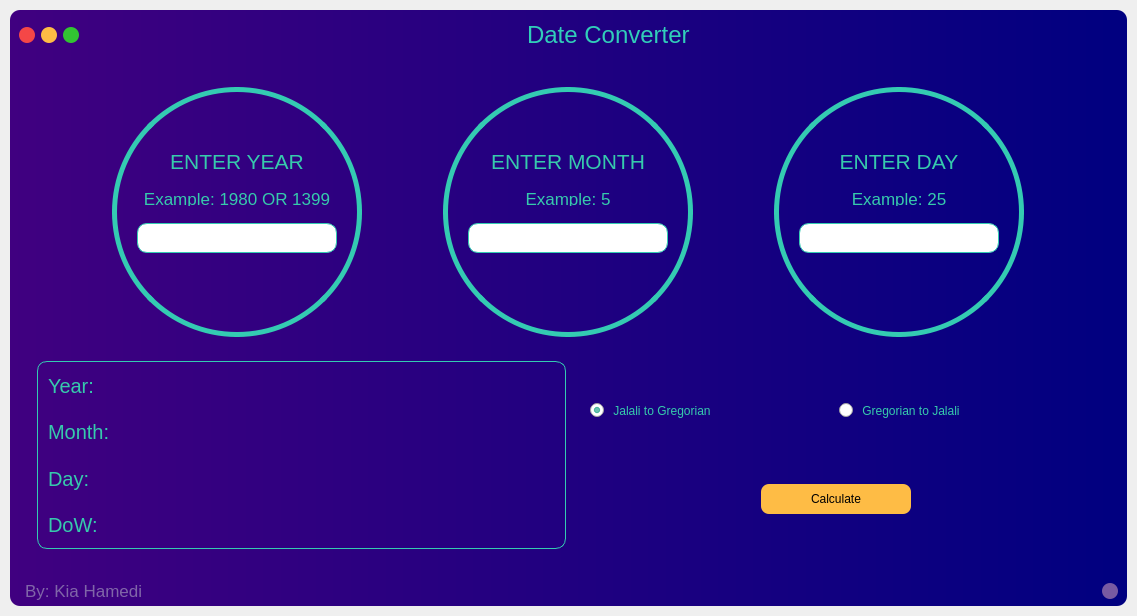
<?xml version="1.0" encoding="UTF-8"?>
<ui version="4.0">
 <class>MainWindow</class>
 <widget class="QMainWindow" name="MainWindow">
  <property name="enabled">
   <bool>true</bool>
  </property>
  <property name="geometry">
   <rect>
    <x>0</x>
    <y>0</y>
    <width>921</width>
    <height>616</height>
   </rect>
  </property>
  <property name="windowTitle">
   <string>MainWindow</string>
  </property>
  <widget class="QWidget" name="centralwidget">
   <layout class="QVBoxLayout" name="MainLayout">
    <property name="spacing">
     <number>0</number>
    </property>
    <property name="leftMargin">
     <number>10</number>
    </property>
    <property name="topMargin">
     <number>10</number>
    </property>
    <property name="rightMargin">
     <number>10</number>
    </property>
    <property name="bottomMargin">
     <number>10</number>
    </property>
    <item>
     <widget class="QFrame" name="MainFrame">
      <property name="styleSheet">
       <string notr="true">background-color: qlineargradient(spread:pad, x1:0, y1:0, x2:1, y2:0, stop:0 rgba(64, 0, 128, 255), stop:1 rgba(0, 0, 128, 255));
border-radius: 10px;</string>
      </property>
      <property name="frameShape">
       <enum>QFrame::NoFrame</enum>
      </property>
      <property name="frameShadow">
       <enum>QFrame::Raised</enum>
      </property>
      <layout class="QVBoxLayout" name="verticalLayout">
       <property name="spacing">
        <number>0</number>
       </property>
       <property name="leftMargin">
        <number>0</number>
       </property>
       <property name="topMargin">
        <number>0</number>
       </property>
       <property name="rightMargin">
        <number>0</number>
       </property>
       <property name="bottomMargin">
        <number>0</number>
       </property>
       <item>
        <widget class="QFrame" name="title_bar">
         <property name="maximumSize">
          <size>
           <width>16777215</width>
           <height>50</height>
          </size>
         </property>
         <property name="styleSheet">
          <string notr="true">background-color: none;</string>
         </property>
         <property name="frameShape">
          <enum>QFrame::NoFrame</enum>
         </property>
         <property name="frameShadow">
          <enum>QFrame::Raised</enum>
         </property>
         <layout class="QHBoxLayout" name="horizontalLayout">
          <property name="spacing">
           <number>0</number>
          </property>
          <property name="leftMargin">
           <number>0</number>
          </property>
          <property name="topMargin">
           <number>0</number>
          </property>
          <property name="rightMargin">
           <number>0</number>
          </property>
          <property name="bottomMargin">
           <number>0</number>
          </property>
          <item>
           <widget class="QFrame" name="frame_btns">
            <property name="maximumSize">
             <size>
              <width>80</width>
              <height>16777215</height>
             </size>
            </property>
            <property name="frameShape">
             <enum>QFrame::StyledPanel</enum>
            </property>
            <property name="frameShadow">
             <enum>QFrame::Raised</enum>
            </property>
            <layout class="QHBoxLayout" name="horizontalLayout_4">
             <item>
              <widget class="QPushButton" name="btn_close">
               <property name="minimumSize">
                <size>
                 <width>16</width>
                 <height>16</height>
                </size>
               </property>
               <property name="maximumSize">
                <size>
                 <width>16</width>
                 <height>16</height>
                </size>
               </property>
               <property name="styleSheet">
                <string notr="true">QPushButton {
	border: none;
	border-radius: 8px;
	background-color: rgb(245, 71, 71);
}
QPushButton:hover {
	background-color: rgb(245, 71, 71, 150);
}</string>
               </property>
               <property name="text">
                <string/>
               </property>
              </widget>
             </item>
             <item>
              <widget class="QPushButton" name="btn_minimize">
               <property name="minimumSize">
                <size>
                 <width>16</width>
                 <height>16</height>
                </size>
               </property>
               <property name="maximumSize">
                <size>
                 <width>16</width>
                 <height>16</height>
                </size>
               </property>
               <property name="styleSheet">
                <string notr="true">QPushButton {
	border: none;
	border-radius: 8px;
	background-color: rgb(254, 188, 69);
}
QPushButton:hover {
	background-color: rgb(254, 188, 69, 150);
}</string>
               </property>
               <property name="text">
                <string/>
               </property>
              </widget>
             </item>
             <item>
              <widget class="QPushButton" name="btn_maximize">
               <property name="minimumSize">
                <size>
                 <width>16</width>
                 <height>16</height>
                </size>
               </property>
               <property name="maximumSize">
                <size>
                 <width>16</width>
                 <height>16</height>
                </size>
               </property>
               <property name="styleSheet">
                <string notr="true">QPushButton {
	border: none;
	border-radius: 8px;
	background-color: rgb(50, 196, 50);
}
QPushButton:hover {
	background-color: rgb(50, 196, 50, 150);
}</string>
               </property>
               <property name="text">
                <string/>
               </property>
              </widget>
             </item>
            </layout>
           </widget>
          </item>
          <item alignment="Qt::AlignHCenter">
           <widget class="QFrame" name="frame_title">
            <property name="minimumSize">
             <size>
              <width>0</width>
              <height>50</height>
             </size>
            </property>
            <property name="font">
             <font>
              <pointsize>14</pointsize>
             </font>
            </property>
            <property name="frameShape">
             <enum>QFrame::StyledPanel</enum>
            </property>
            <property name="frameShadow">
             <enum>QFrame::Raised</enum>
            </property>
            <layout class="QVBoxLayout" name="verticalLayout_2">
             <property name="spacing">
              <number>0</number>
             </property>
             <property name="leftMargin">
              <number>0</number>
             </property>
             <property name="topMargin">
              <number>0</number>
             </property>
             <property name="rightMargin">
              <number>0</number>
             </property>
             <property name="bottomMargin">
              <number>0</number>
             </property>
             <item>
              <widget class="QLabel" name="label_title">
               <property name="font">
                <font>
                 <pointsize>18</pointsize>
                </font>
               </property>
               <property name="styleSheet">
                <string notr="true">color: rgb(49, 206, 185);</string>
               </property>
               <property name="text">
                <string>Date Converter</string>
               </property>
              </widget>
             </item>
            </layout>
           </widget>
          </item>
         </layout>
        </widget>
       </item>
       <item>
        <widget class="QFrame" name="content_bar">
         <property name="styleSheet">
          <string notr="true">background-color: none;</string>
         </property>
         <property name="frameShape">
          <enum>QFrame::StyledPanel</enum>
         </property>
         <property name="frameShadow">
          <enum>QFrame::Raised</enum>
         </property>
         <layout class="QVBoxLayout" name="verticalLayout_3">
          <item>
           <widget class="QStackedWidget" name="stackedWidget">
            <property name="styleSheet">
             <string notr="true">background-color: none;</string>
            </property>
            <property name="currentIndex">
             <number>0</number>
            </property>
            <widget class="QWidget" name="page_home">
             <layout class="QVBoxLayout" name="verticalLayout_4">
              <property name="spacing">
               <number>0</number>
              </property>
              <property name="leftMargin">
               <number>0</number>
              </property>
              <property name="topMargin">
               <number>0</number>
              </property>
              <property name="rightMargin">
               <number>0</number>
              </property>
              <property name="bottomMargin">
               <number>0</number>
              </property>
              <item>
               <widget class="QFrame" name="frame_content_home">
                <property name="frameShape">
                 <enum>QFrame::StyledPanel</enum>
                </property>
                <property name="frameShadow">
                 <enum>QFrame::Raised</enum>
                </property>
                <layout class="QVBoxLayout" name="verticalLayout_8">
                 <item>
                  <widget class="QFrame" name="frame_inputs">
                   <property name="frameShape">
                    <enum>QFrame::StyledPanel</enum>
                   </property>
                   <property name="frameShadow">
                    <enum>QFrame::Raised</enum>
                   </property>
                   <layout class="QHBoxLayout" name="horizontalLayout_5">
                    <item>
                     <widget class="QFrame" name="frame_circle_1">
                      <property name="minimumSize">
                       <size>
                        <width>250</width>
                        <height>250</height>
                       </size>
                      </property>
                      <property name="maximumSize">
                       <size>
                        <width>250</width>
                        <height>250</height>
                       </size>
                      </property>
                      <property name="styleSheet">
                       <string notr="true">QFrame {
	border: 5px solid rgb(52, 203, 178);
	border-radius: 125px;
}
QFrame:hover {
	border: 5px solid rgb(66, 91, 107);
}</string>
                      </property>
                      <property name="frameShape">
                       <enum>QFrame::StyledPanel</enum>
                      </property>
                      <property name="frameShadow">
                       <enum>QFrame::Raised</enum>
                      </property>
                      <layout class="QVBoxLayout" name="verticalLayout_5">
                       <property name="spacing">
                        <number>10</number>
                       </property>
                       <property name="leftMargin">
                        <number>20</number>
                       </property>
                       <property name="topMargin">
                        <number>50</number>
                       </property>
                       <property name="rightMargin">
                        <number>20</number>
                       </property>
                       <property name="bottomMargin">
                        <number>70</number>
                       </property>
                       <item>
                        <widget class="QLabel" name="label">
                         <property name="maximumSize">
                          <size>
                           <width>16777215</width>
                           <height>25</height>
                          </size>
                         </property>
                         <property name="font">
                          <font>
                           <pointsize>16</pointsize>
                          </font>
                         </property>
                         <property name="styleSheet">
                          <string notr="true">border: none;
color: rgb(54, 202, 172);</string>
                         </property>
                         <property name="text">
                          <string>ENTER YEAR</string>
                         </property>
                         <property name="alignment">
                          <set>Qt::AlignCenter</set>
                         </property>
                        </widget>
                       </item>
                       <item>
                        <widget class="QLabel" name="label_2">
                         <property name="maximumSize">
                          <size>
                           <width>16777215</width>
                           <height>15</height>
                          </size>
                         </property>
                         <property name="font">
                          <font>
                           <pointsize>13</pointsize>
                          </font>
                         </property>
                         <property name="styleSheet">
                          <string notr="true">border: none;
color: rgb(54, 202, 172);</string>
                         </property>
                         <property name="text">
                          <string>Example: 1980 OR 1399</string>
                         </property>
                         <property name="alignment">
                          <set>Qt::AlignCenter</set>
                         </property>
                        </widget>
                       </item>
                       <item>
                        <widget class="QLineEdit" name="edt_year">
                         <property name="maximumSize">
                          <size>
                           <width>16777215</width>
                           <height>30</height>
                          </size>
                         </property>
                         <property name="styleSheet">
                          <string notr="true">QLineEdit {
	border: 1px solid rgb(52, 203, 178);
}
QLineEdit:hover {
	border: 1px solid rgb(66, 91, 107);
}</string>
                         </property>
                         <property name="inputMask">
                          <string/>
                         </property>
                         <property name="alignment">
                          <set>Qt::AlignCenter</set>
                         </property>
                        </widget>
                       </item>
                      </layout>
                     </widget>
                    </item>
                    <item>
                     <widget class="QFrame" name="frame_circle_2">
                      <property name="minimumSize">
                       <size>
                        <width>250</width>
                        <height>250</height>
                       </size>
                      </property>
                      <property name="maximumSize">
                       <size>
                        <width>250</width>
                        <height>250</height>
                       </size>
                      </property>
                      <property name="styleSheet">
                       <string notr="true">QFrame {
	border: 5px solid rgb(52, 203, 178);
	border-radius: 125px;
}
QFrame:hover {
	border: 5px solid rgb(66, 91, 107);
}</string>
                      </property>
                      <property name="frameShape">
                       <enum>QFrame::StyledPanel</enum>
                      </property>
                      <property name="frameShadow">
                       <enum>QFrame::Raised</enum>
                      </property>
                      <layout class="QVBoxLayout" name="verticalLayout_6">
                       <property name="spacing">
                        <number>10</number>
                       </property>
                       <property name="leftMargin">
                        <number>20</number>
                       </property>
                       <property name="topMargin">
                        <number>50</number>
                       </property>
                       <property name="rightMargin">
                        <number>20</number>
                       </property>
                       <property name="bottomMargin">
                        <number>70</number>
                       </property>
                       <item>
                        <widget class="QLabel" name="label_3">
                         <property name="maximumSize">
                          <size>
                           <width>16777215</width>
                           <height>25</height>
                          </size>
                         </property>
                         <property name="font">
                          <font>
                           <pointsize>16</pointsize>
                          </font>
                         </property>
                         <property name="styleSheet">
                          <string notr="true">border: none;
color: rgb(54, 202, 172);</string>
                         </property>
                         <property name="text">
                          <string>ENTER MONTH</string>
                         </property>
                         <property name="alignment">
                          <set>Qt::AlignCenter</set>
                         </property>
                        </widget>
                       </item>
                       <item>
                        <widget class="QLabel" name="label_4">
                         <property name="maximumSize">
                          <size>
                           <width>16777215</width>
                           <height>15</height>
                          </size>
                         </property>
                         <property name="font">
                          <font>
                           <pointsize>13</pointsize>
                          </font>
                         </property>
                         <property name="styleSheet">
                          <string notr="true">border: none;
color: rgb(54, 202, 172);</string>
                         </property>
                         <property name="text">
                          <string>Example: 5</string>
                         </property>
                         <property name="alignment">
                          <set>Qt::AlignCenter</set>
                         </property>
                        </widget>
                       </item>
                       <item>
                        <widget class="QLineEdit" name="edt_month">
                         <property name="maximumSize">
                          <size>
                           <width>16777215</width>
                           <height>30</height>
                          </size>
                         </property>
                         <property name="styleSheet">
                          <string notr="true">QLineEdit {
	border: 1px solid rgb(52, 203, 178);
}
QLineEdit:hover {
	border: 1px solid rgb(66, 91, 107);
}</string>
                         </property>
                         <property name="inputMask">
                          <string/>
                         </property>
                         <property name="alignment">
                          <set>Qt::AlignCenter</set>
                         </property>
                        </widget>
                       </item>
                      </layout>
                     </widget>
                    </item>
                    <item>
                     <widget class="QFrame" name="frame_circle_3">
                      <property name="minimumSize">
                       <size>
                        <width>250</width>
                        <height>250</height>
                       </size>
                      </property>
                      <property name="maximumSize">
                       <size>
                        <width>250</width>
                        <height>250</height>
                       </size>
                      </property>
                      <property name="styleSheet">
                       <string notr="true">QFrame {
	border: 5px solid rgb(52, 203, 178);
	border-radius: 125px;
}
QFrame:hover {
	border: 5px solid rgb(66, 91, 107);
}</string>
                      </property>
                      <property name="frameShape">
                       <enum>QFrame::StyledPanel</enum>
                      </property>
                      <property name="frameShadow">
                       <enum>QFrame::Raised</enum>
                      </property>
                      <layout class="QVBoxLayout" name="verticalLayout_7">
                       <property name="spacing">
                        <number>10</number>
                       </property>
                       <property name="leftMargin">
                        <number>20</number>
                       </property>
                       <property name="topMargin">
                        <number>50</number>
                       </property>
                       <property name="rightMargin">
                        <number>20</number>
                       </property>
                       <property name="bottomMargin">
                        <number>70</number>
                       </property>
                       <item>
                        <widget class="QLabel" name="label_5">
                         <property name="maximumSize">
                          <size>
                           <width>16777215</width>
                           <height>25</height>
                          </size>
                         </property>
                         <property name="font">
                          <font>
                           <pointsize>16</pointsize>
                          </font>
                         </property>
                         <property name="styleSheet">
                          <string notr="true">border: none;
color: rgb(54, 202, 172);</string>
                         </property>
                         <property name="text">
                          <string>ENTER DAY</string>
                         </property>
                         <property name="alignment">
                          <set>Qt::AlignCenter</set>
                         </property>
                        </widget>
                       </item>
                       <item>
                        <widget class="QLabel" name="label_6">
                         <property name="maximumSize">
                          <size>
                           <width>16777215</width>
                           <height>15</height>
                          </size>
                         </property>
                         <property name="font">
                          <font>
                           <pointsize>13</pointsize>
                          </font>
                         </property>
                         <property name="styleSheet">
                          <string notr="true">border: none;
color: rgb(54, 202, 172);</string>
                         </property>
                         <property name="text">
                          <string>Example: 25</string>
                         </property>
                         <property name="alignment">
                          <set>Qt::AlignCenter</set>
                         </property>
                        </widget>
                       </item>
                       <item>
                        <widget class="QLineEdit" name="edt_day">
                         <property name="maximumSize">
                          <size>
                           <width>16777215</width>
                           <height>30</height>
                          </size>
                         </property>
                         <property name="styleSheet">
                          <string notr="true">QLineEdit {
	border: 1px solid rgb(52, 203, 178);
}
QLineEdit:hover {
	border: 1px solid rgb(66, 91, 107);
}</string>
                         </property>
                         <property name="inputMask">
                          <string/>
                         </property>
                         <property name="alignment">
                          <set>Qt::AlignCenter</set>
                         </property>
                        </widget>
                       </item>
                      </layout>
                     </widget>
                    </item>
                   </layout>
                  </widget>
                 </item>
                 <item>
                  <widget class="QFrame" name="frame_output">
                   <property name="styleSheet">
                    <string notr="true"/>
                   </property>
                   <property name="frameShape">
                    <enum>QFrame::StyledPanel</enum>
                   </property>
                   <property name="frameShadow">
                    <enum>QFrame::Raised</enum>
                   </property>
                   <layout class="QHBoxLayout" name="horizontalLayout_6">
                    <item>
                     <widget class="QFrame" name="frame_details">
                      <property name="styleSheet">
                       <string notr="true">QFrame {
	border: 0.5px solid rgb(52, 203, 178);
}</string>
                      </property>
                      <property name="frameShape">
                       <enum>QFrame::NoFrame</enum>
                      </property>
                      <property name="frameShadow">
                       <enum>QFrame::Raised</enum>
                      </property>
                      <layout class="QVBoxLayout" name="verticalLayout_9">
                       <property name="spacing">
                        <number>0</number>
                       </property>
                       <property name="leftMargin">
                        <number>10</number>
                       </property>
                       <property name="topMargin">
                        <number>0</number>
                       </property>
                       <property name="rightMargin">
                        <number>0</number>
                       </property>
                       <property name="bottomMargin">
                        <number>0</number>
                       </property>
                       <item>
                        <widget class="QLabel" name="label_year">
                         <property name="maximumSize">
                          <size>
                           <width>16777215</width>
                           <height>16777215</height>
                          </size>
                         </property>
                         <property name="font">
                          <font>
                           <pointsize>15</pointsize>
                          </font>
                         </property>
                         <property name="styleSheet">
                          <string notr="true">border: none;
color: rgb(54, 202, 172);</string>
                         </property>
                         <property name="text">
                          <string>Year:</string>
                         </property>
                         <property name="alignment">
                          <set>Qt::AlignLeading|Qt::AlignLeft|Qt::AlignVCenter</set>
                         </property>
                         <property name="margin">
                          <number>10</number>
                         </property>
                        </widget>
                       </item>
                       <item>
                        <widget class="QLabel" name="label_month">
                         <property name="font">
                          <font>
                           <pointsize>15</pointsize>
                          </font>
                         </property>
                         <property name="styleSheet">
                          <string notr="true">border: none;
color: rgb(54, 202, 172);</string>
                         </property>
                         <property name="text">
                          <string>Month:</string>
                         </property>
                         <property name="margin">
                          <number>10</number>
                         </property>
                        </widget>
                       </item>
                       <item>
                        <widget class="QLabel" name="label_day">
                         <property name="font">
                          <font>
                           <pointsize>15</pointsize>
                          </font>
                         </property>
                         <property name="styleSheet">
                          <string notr="true">border: none;
color: rgb(54, 202, 172);</string>
                         </property>
                         <property name="text">
                          <string>Day:</string>
                         </property>
                         <property name="margin">
                          <number>10</number>
                         </property>
                        </widget>
                       </item>
                       <item>
                        <widget class="QLabel" name="label_dow">
                         <property name="font">
                          <font>
                           <pointsize>15</pointsize>
                          </font>
                         </property>
                         <property name="styleSheet">
                          <string notr="true">border: none;
color: rgb(54, 202, 172);</string>
                         </property>
                         <property name="text">
                          <string>DoW:</string>
                         </property>
                         <property name="margin">
                          <number>10</number>
                         </property>
                        </widget>
                       </item>
                      </layout>
                     </widget>
                    </item>
                    <item>
                     <widget class="QFrame" name="frame_works">
                      <property name="styleSheet">
                       <string notr="true"/>
                      </property>
                      <property name="frameShape">
                       <enum>QFrame::StyledPanel</enum>
                      </property>
                      <property name="frameShadow">
                       <enum>QFrame::Raised</enum>
                      </property>
                      <layout class="QVBoxLayout" name="verticalLayout_10">
                       <item>
                        <widget class="QFrame" name="frame">
                         <property name="styleSheet">
                          <string notr="true"/>
                         </property>
                         <property name="frameShape">
                          <enum>QFrame::StyledPanel</enum>
                         </property>
                         <property name="frameShadow">
                          <enum>QFrame::Raised</enum>
                         </property>
                         <layout class="QHBoxLayout" name="horizontalLayout_7">
                          <item>
                           <widget class="QRadioButton" name="radioButton_jtg">
                            <property name="styleSheet">
                             <string notr="true">border: none;
color: rgb(54, 202, 172);</string>
                            </property>
                            <property name="text">
                             <string> Jalali to Gregorian</string>
                            </property>
                            <property name="checked">
                             <bool>true</bool>
                            </property>
                           </widget>
                          </item>
                          <item>
                           <widget class="QRadioButton" name="radioButton_gtj">
                            <property name="styleSheet">
                             <string notr="true">border: none;
color: rgb(54, 202, 172);</string>
                            </property>
                            <property name="text">
                             <string> Gregorian to Jalali</string>
                            </property>
                           </widget>
                          </item>
                         </layout>
                        </widget>
                       </item>
                       <item>
                        <widget class="QFrame" name="frame_2">
                         <property name="styleSheet">
                          <string notr="true"/>
                         </property>
                         <property name="frameShape">
                          <enum>QFrame::StyledPanel</enum>
                         </property>
                         <property name="frameShadow">
                          <enum>QFrame::Raised</enum>
                         </property>
                         <layout class="QHBoxLayout" name="horizontalLayout_8">
                          <property name="spacing">
                           <number>0</number>
                          </property>
                          <property name="leftMargin">
                           <number>25</number>
                          </property>
                          <property name="topMargin">
                           <number>0</number>
                          </property>
                          <property name="rightMargin">
                           <number>25</number>
                          </property>
                          <property name="bottomMargin">
                           <number>0</number>
                          </property>
                          <item>
                           <widget class="QPushButton" name="btn_clc">
                            <property name="maximumSize">
                             <size>
                              <width>150</width>
                              <height>30</height>
                             </size>
                            </property>
                            <property name="styleSheet">
                             <string notr="true">QPushButton {
	border: none;
	border-radius: 8px;
	background-color: rgb(254, 188, 69);
}
QPushButton:hover {
	background-color: rgb(254, 188, 69, 150);
}</string>
                            </property>
                            <property name="text">
                             <string>Calculate</string>
                            </property>
                           </widget>
                          </item>
                         </layout>
                        </widget>
                       </item>
                      </layout>
                     </widget>
                    </item>
                   </layout>
                  </widget>
                 </item>
                </layout>
               </widget>
              </item>
             </layout>
            </widget>
            <widget class="QWidget" name="page_credits">
             <layout class="QVBoxLayout" name="verticalLayout_12">
              <item>
               <widget class="QFrame" name="frame_content_credits">
                <property name="frameShape">
                 <enum>QFrame::NoFrame</enum>
                </property>
                <property name="frameShadow">
                 <enum>QFrame::Raised</enum>
                </property>
                <layout class="QVBoxLayout" name="verticalLayout_11">
                 <item alignment="Qt::AlignHCenter">
                  <widget class="QFrame" name="frame_3">
                   <property name="minimumSize">
                    <size>
                     <width>600</width>
                     <height>0</height>
                    </size>
                   </property>
                   <property name="frameShape">
                    <enum>QFrame::StyledPanel</enum>
                   </property>
                   <property name="frameShadow">
                    <enum>QFrame::Raised</enum>
                   </property>
                   <layout class="QVBoxLayout" name="verticalLayout_13">
                    <item>
                     <widget class="QLabel" name="label_7">
                      <property name="maximumSize">
                       <size>
                        <width>600</width>
                        <height>50</height>
                       </size>
                      </property>
                      <property name="font">
                       <font>
                        <pointsize>16</pointsize>
                       </font>
                      </property>
                      <property name="styleSheet">
                       <string notr="true">color: rgb(212, 212, 212);
background-color: rgb(0, 0, 100);
border-radius: 20px;</string>
                      </property>
                      <property name="text">
                       <string>&quot;If you control the code, you control the world.&quot;</string>
                      </property>
                      <property name="alignment">
                       <set>Qt::AlignCenter</set>
                      </property>
                     </widget>
                    </item>
                   </layout>
                  </widget>
                 </item>
                 <item>
                  <widget class="QLabel" name="label_8">
                   <property name="font">
                    <font>
                     <pointsize>16</pointsize>
                    </font>
                   </property>
                   <property name="styleSheet">
                    <string notr="true">color: rgb(49, 206, 185);</string>
                   </property>
                   <property name="text">
                    <string>Iranian Calendar (Jalali Calendar)
The Iranian calendar (also known as Persian calendar or the Jalaali Calendar) is a solar calendar currently used
in Iran and Afghanistan. It is observation-based, rather than rule-based, beginning each year on the vernal equinox
as precisely determined by astronomical observations from Tehran. </string>
                   </property>
                  </widget>
                 </item>
                 <item>
                  <widget class="QLabel" name="label_9">
                   <property name="font">
                    <font>
                     <pointsize>16</pointsize>
                    </font>
                   </property>
                   <property name="styleSheet">
                    <string notr="true">color: rgb(49, 206, 185);</string>
                   </property>
                   <property name="text">
                    <string>Gregorian Calendar
The Gregorian calendar is the calendar that is used nearly everywhere in the world. A modification of the Julian
calendar, it was first proposed by the Neapolitan doctor Aloysius Lilius, and was decreed by Pope Gregory XIII, for
whom it was named, on 24 February 1582. </string>
                   </property>
                  </widget>
                 </item>
                 <item>
                  <widget class="QLabel" name="label_10">
                   <property name="font">
                    <font>
                     <pointsize>14</pointsize>
                    </font>
                   </property>
                   <property name="styleSheet">
                    <string notr="true">color: rgb(49, 206, 185);</string>
                   </property>
                   <property name="text">
                    <string>Developer: Kia Hamedi
Email: Kia.arta9793@gmail.com
Website: www.kiahamedi.ir
Github: https://github.com/kiahamedi</string>
                   </property>
                  </widget>
                 </item>
                </layout>
               </widget>
              </item>
             </layout>
            </widget>
           </widget>
          </item>
         </layout>
        </widget>
       </item>
       <item>
        <widget class="QFrame" name="credits_bar">
         <property name="maximumSize">
          <size>
           <width>16777215</width>
           <height>30</height>
          </size>
         </property>
         <property name="styleSheet">
          <string notr="true">background-color: none;</string>
         </property>
         <property name="frameShape">
          <enum>QFrame::NoFrame</enum>
         </property>
         <property name="frameShadow">
          <enum>QFrame::Raised</enum>
         </property>
         <layout class="QHBoxLayout" name="horizontalLayout_2">
          <property name="spacing">
           <number>0</number>
          </property>
          <property name="leftMargin">
           <number>0</number>
          </property>
          <property name="topMargin">
           <number>0</number>
          </property>
          <property name="rightMargin">
           <number>0</number>
          </property>
          <property name="bottomMargin">
           <number>0</number>
          </property>
          <item>
           <widget class="QFrame" name="frame_lable_credits">
            <property name="frameShape">
             <enum>QFrame::StyledPanel</enum>
            </property>
            <property name="frameShadow">
             <enum>QFrame::Raised</enum>
            </property>
            <layout class="QHBoxLayout" name="horizontalLayout_3">
             <property name="spacing">
              <number>0</number>
             </property>
             <property name="leftMargin">
              <number>15</number>
             </property>
             <property name="topMargin">
              <number>0</number>
             </property>
             <property name="rightMargin">
              <number>0</number>
             </property>
             <property name="bottomMargin">
              <number>0</number>
             </property>
             <item>
              <widget class="QLabel" name="label_credits">
               <property name="font">
                <font>
                 <pointsize>13</pointsize>
                </font>
               </property>
               <property name="styleSheet">
                <string notr="true">color: rgb(128, 102, 168);</string>
               </property>
               <property name="text">
                <string>By: Kia Hamedi</string>
               </property>
              </widget>
             </item>
            </layout>
           </widget>
          </item>
          <item>
           <widget class="QFrame" name="frame_grip">
            <property name="minimumSize">
             <size>
              <width>30</width>
              <height>30</height>
             </size>
            </property>
            <property name="maximumSize">
             <size>
              <width>30</width>
              <height>30</height>
             </size>
            </property>
            <property name="styleSheet">
             <string notr="true">padding: 5px;</string>
            </property>
            <property name="frameShape">
             <enum>QFrame::StyledPanel</enum>
            </property>
            <property name="frameShadow">
             <enum>QFrame::Raised</enum>
            </property>
            <layout class="QVBoxLayout" name="verticalLayout_14">
             <property name="spacing">
              <number>0</number>
             </property>
             <property name="leftMargin">
              <number>0</number>
             </property>
             <property name="topMargin">
              <number>0</number>
             </property>
             <property name="rightMargin">
              <number>0</number>
             </property>
             <property name="bottomMargin">
              <number>0</number>
             </property>
             <item>
              <widget class="QPushButton" name="btn_help">
               <property name="minimumSize">
                <size>
                 <width>16</width>
                 <height>16</height>
                </size>
               </property>
               <property name="maximumSize">
                <size>
                 <width>16</width>
                 <height>16</height>
                </size>
               </property>
               <property name="styleSheet">
                <string notr="true">QPushButton {
	border: none;
	border-radius: 8px;
	background-color: rgb(120, 90, 162);
}
QPushButton:hover {
	background-color: rgb(120, 90, 162, 150);
}</string>
               </property>
               <property name="text">
                <string/>
               </property>
              </widget>
             </item>
            </layout>
           </widget>
          </item>
         </layout>
        </widget>
       </item>
      </layout>
     </widget>
    </item>
   </layout>
  </widget>
 </widget>
 <resources/>
 <connections>
  <connection>
   <sender>btn_clc</sender>
   <signal>clicked()</signal>
   <receiver>MainWindow</receiver>
   <slot>update()</slot>
   <hints>
    <hint type="sourcelabel">
     <x>635</x>
     <y>498</y>
    </hint>
    <hint type="destinationlabel">
     <x>436</x>
     <y>307</y>
    </hint>
   </hints>
  </connection>
  <connection>
   <sender>btn_close</sender>
   <signal>clicked()</signal>
   <receiver>MainWindow</receiver>
   <slot>close()</slot>
   <hints>
    <hint type="sourcelabel">
     <x>29</x>
     <y>34</y>
    </hint>
    <hint type="destinationlabel">
     <x>436</x>
     <y>307</y>
    </hint>
   </hints>
  </connection>
  <connection>
   <sender>btn_maximize</sender>
   <signal>clicked()</signal>
   <receiver>MainWindow</receiver>
   <slot>update()</slot>
   <hints>
    <hint type="sourcelabel">
     <x>76</x>
     <y>34</y>
    </hint>
    <hint type="destinationlabel">
     <x>436</x>
     <y>307</y>
    </hint>
   </hints>
  </connection>
  <connection>
   <sender>btn_minimize</sender>
   <signal>clicked()</signal>
   <receiver>MainWindow</receiver>
   <slot>update()</slot>
   <hints>
    <hint type="sourcelabel">
     <x>53</x>
     <y>34</y>
    </hint>
    <hint type="destinationlabel">
     <x>436</x>
     <y>307</y>
    </hint>
   </hints>
  </connection>
 </connections>
</ui>
